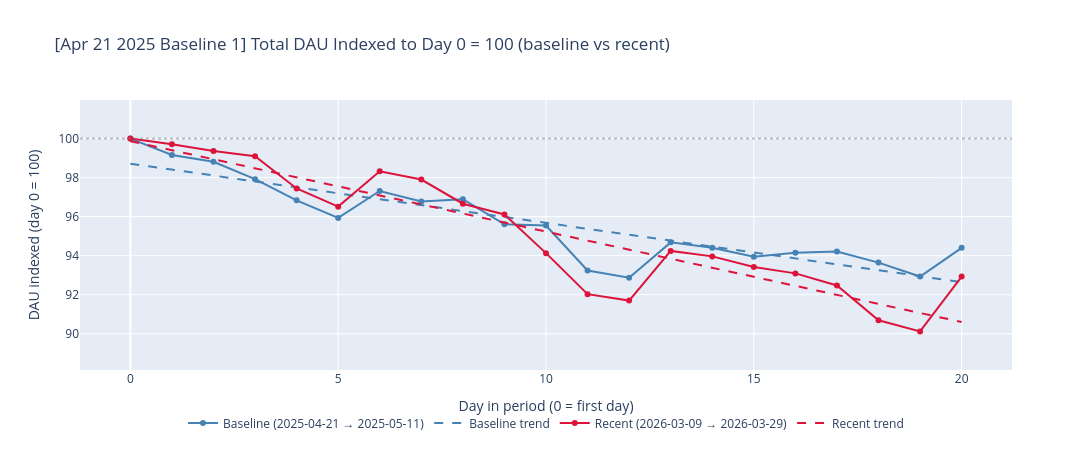
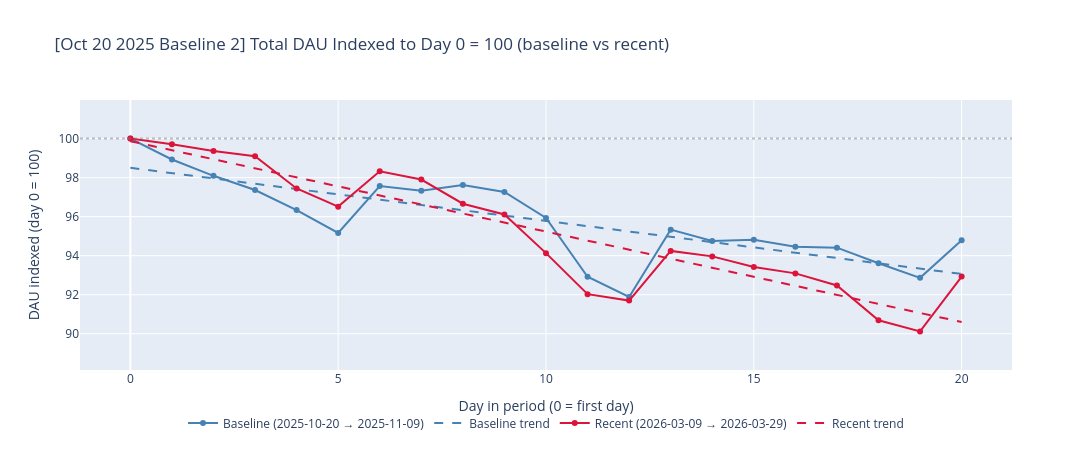

Write notebook code for charts like these, in order.
### Code cell
chart_relative_drop(
    cohort_data=cohort_data_capped,
    total_by_dt=total_by_dt_capped,
    baseline_start=b1_start.strftime('%Y-%m-%d'),
    baseline_end=b1_end.strftime('%Y-%m-%d'),
    recent_start=recent_start.strftime('%Y-%m-%d'),
    recent_end=recent_end.strftime('%Y-%m-%d'),
    label=f'{b1_start.strftime("%b %d %Y")} Baseline 1',
)

chart_relative_drop(
    cohort_data=cohort_data_capped,
    total_by_dt=total_by_dt_capped,
    baseline_start=b2_start.strftime('%Y-%m-%d'),
    baseline_end=b2_end.strftime('%Y-%m-%d'),
    recent_start=recent_start.strftime('%Y-%m-%d'),
    recent_end=recent_end.strftime('%Y-%m-%d'),
    label=f'{b2_start.strftime("%b %d %Y")} Baseline 2',
)

### Figure 1 — Plotly figure (JSON) as saved in the notebook; plotly's stock layout.template omitted (floating-point values rounded to 4 significant figures)
{"data": [{"customdata": [["2025-04-21", "Monday"], ["2025-04-22", "Tuesday"], ["2025-04-23", "Wednesday"], ["2025-04-24", "Thursday"], ["2025-04-25", "Friday"], ["2025-04-26", "Saturday"], ["2025-04-27", "Sunday"], ["2025-04-28", "Monday"], ["2025-04-29", "Tuesday"], ["2025-04-30", "Wednesday"], ["2025-05-01", "Thursday"], ["2025-05-02", "Friday"], ["2025-05-03", "Saturday"], ["2025-05-04", "Sunday"], ["2025-05-05", "Monday"], ["2025-05-06", "Tuesday"], ["2025-05-07", "Wednesday"], ["2025-05-08", "Thursday"], ["2025-05-09", "Friday"], ["2025-05-10", "Saturday"], ["2025-05-11", "Sunday"]], "hovertemplate": "Day %{x}<br>Date: %{customdata[0]}<br>%{customdata[1]}<br>Indexed DAU: %{y:.1f}<extra></extra>", "line": {"color": "steelblue"}, "mode": "lines+markers", "name": "Baseline (2025-04-21 → 2025-05-11)", "type": "scatter", "x": [0, 1, 2, 3, 4, 5, 6, 7, 8, 9, 10, 11, 12, 13, 14, 15, 16, 17, 18, 19, 20], "y": [100.0, 99.16, 98.81, 97.92, 96.83, 95.93, 97.31, 96.77, 96.89, 95.61, 95.55, 93.24, 92.87, 94.68, 94.4, 93.95, 94.15, 94.21, 93.64, 92.93, 94.4]}, {"hoverinfo": "skip", "line": {"color": "steelblue", "dash": "dash", "width": 2}, "mode": "lines", "name": "Baseline trend", "type": "scatter", "x": [0, 1, 2, 3, 4, 5, 6, 7, 8, 9, 10, 11, 12, 13, 14, 15, 16, 17, 18, 19, 20], "y": [98.71, 98.41, 98.11, 97.8, 97.5, 97.2, 96.89, 96.59, 96.29, 95.98, 95.68, 95.38, 95.07, 94.77, 94.47, 94.16, 93.86, 93.56, 93.25, 92.95, 92.65]}, {"customdata": [["2026-03-09", "Monday"], ["2026-03-10", "Tuesday"], ["2026-03-11", "Wednesday"], ["2026-03-12", "Thursday"], ["2026-03-13", "Friday"], ["2026-03-14", "Saturday"], ["2026-03-15", "Sunday"], ["2026-03-16", "Monday"], ["2026-03-17", "Tuesday"], ["2026-03-18", "Wednesday"], ["2026-03-19", "Thursday"], ["2026-03-20", "Friday"], ["2026-03-21", "Saturday"], ["2026-03-22", "Sunday"], ["2026-03-23", "Monday"], ["2026-03-24", "Tuesday"], ["2026-03-25", "Wednesday"], ["2026-03-26", "Thursday"], ["2026-03-27", "Friday"], ["2026-03-28", "Saturday"], ["2026-03-29", "Sunday"]], "hovertemplate": "Day %{x}<br>Date: %{customdata[0]}<br>%{customdata[1]}<br>Indexed DAU: %{y:.1f}<extra></extra>", "line": {"color": "crimson"}, "mode": "lines+markers", "name": "Recent (2026-03-09 → 2026-03-29)", "type": "scatter", "x": [0, 1, 2, 3, 4, 5, 6, 7, 8, 9, 10, 11, 12, 13, 14, 15, 16, 17, 18, 19, 20], "y": [100.0, 99.71, 99.36, 99.09, 97.44, 96.51, 98.32, 97.9, 96.66, 96.11, 94.13, 92.03, 91.7, 94.25, 93.96, 93.42, 93.09, 92.47, 90.69, 90.12, 92.93]}, {"hoverinfo": "skip", "line": {"color": "crimson", "dash": "dash", "width": 2}, "mode": "lines", "name": "Recent trend", "type": "scatter", "x": [0, 1, 2, 3, 4, 5, 6, 7, 8, 9, 10, 11, 12, 13, 14, 15, 16, 17, 18, 19, 20], "y": [99.87, 99.4, 98.94, 98.48, 98.01, 97.55, 97.09, 96.62, 96.16, 95.7, 95.23, 94.77, 94.31, 93.84, 93.38, 92.92, 92.45, 91.99, 91.53, 91.06, 90.6]}], "layout": {"height": 450, "legend": {"orientation": "h", "x": 0.5, "xanchor": "center", "y": -0.25, "yanchor": "bottom"}, "shapes": [{"line": {"color": "grey", "dash": "dot"}, "opacity": 0.5, "type": "line", "x0": 0, "x1": 1, "xref": "x domain", "y0": 100, "y1": 100, "yref": "y"}], "title": {"text": "[Apr 21 2025 Baseline 1] Total DAU Indexed to Day 0 = 100 (baseline vs recent)"}, "width": 1100, "xaxis": {"title": {"text": "Day in period (0 = first day)"}}, "yaxis": {"range": [88.14, 102.0], "title": {"text": "DAU indexed (day 0 = 100)"}}}}

### Figure 2 — Plotly figure (JSON) as saved in the notebook; plotly's stock layout.template omitted (floating-point values rounded to 4 significant figures)
{"data": [{"customdata": [["2025-10-20", "Monday"], ["2025-10-21", "Tuesday"], ["2025-10-22", "Wednesday"], ["2025-10-23", "Thursday"], ["2025-10-24", "Friday"], ["2025-10-25", "Saturday"], ["2025-10-26", "Sunday"], ["2025-10-27", "Monday"], ["2025-10-28", "Tuesday"], ["2025-10-29", "Wednesday"], ["2025-10-30", "Thursday"], ["2025-10-31", "Friday"], ["2025-11-01", "Saturday"], ["2025-11-02", "Sunday"], ["2025-11-03", "Monday"], ["2025-11-04", "Tuesday"], ["2025-11-05", "Wednesday"], ["2025-11-06", "Thursday"], ["2025-11-07", "Friday"], ["2025-11-08", "Saturday"], ["2025-11-09", "Sunday"]], "hovertemplate": "Day %{x}<br>Date: %{customdata[0]}<br>%{customdata[1]}<br>Indexed DAU: %{y:.1f}<extra></extra>", "line": {"color": "steelblue"}, "mode": "lines+markers", "name": "Baseline (2025-10-20 → 2025-11-09)", "type": "scatter", "x": [0, 1, 2, 3, 4, 5, 6, 7, 8, 9, 10, 11, 12, 13, 14, 15, 16, 17, 18, 19, 20], "y": [100.0, 98.93, 98.09, 97.37, 96.34, 95.16, 97.57, 97.33, 97.62, 97.26, 95.93, 92.92, 91.88, 95.33, 94.75, 94.82, 94.46, 94.41, 93.61, 92.86, 94.79]}, {"hoverinfo": "skip", "line": {"color": "steelblue", "dash": "dash", "width": 2}, "mode": "lines", "name": "Baseline trend", "type": "scatter", "x": [0, 1, 2, 3, 4, 5, 6, 7, 8, 9, 10, 11, 12, 13, 14, 15, 16, 17, 18, 19, 20], "y": [98.5, 98.23, 97.96, 97.69, 97.41, 97.14, 96.87, 96.6, 96.33, 96.05, 95.78, 95.51, 95.24, 94.97, 94.7, 94.42, 94.15, 93.88, 93.61, 93.34, 93.06]}, {"customdata": [["2026-03-09", "Monday"], ["2026-03-10", "Tuesday"], ["2026-03-11", "Wednesday"], ["2026-03-12", "Thursday"], ["2026-03-13", "Friday"], ["2026-03-14", "Saturday"], ["2026-03-15", "Sunday"], ["2026-03-16", "Monday"], ["2026-03-17", "Tuesday"], ["2026-03-18", "Wednesday"], ["2026-03-19", "Thursday"], ["2026-03-20", "Friday"], ["2026-03-21", "Saturday"], ["2026-03-22", "Sunday"], ["2026-03-23", "Monday"], ["2026-03-24", "Tuesday"], ["2026-03-25", "Wednesday"], ["2026-03-26", "Thursday"], ["2026-03-27", "Friday"], ["2026-03-28", "Saturday"], ["2026-03-29", "Sunday"]], "hovertemplate": "Day %{x}<br>Date: %{customdata[0]}<br>%{customdata[1]}<br>Indexed DAU: %{y:.1f}<extra></extra>", "line": {"color": "crimson"}, "mode": "lines+markers", "name": "Recent (2026-03-09 → 2026-03-29)", "type": "scatter", "x": [0, 1, 2, 3, 4, 5, 6, 7, 8, 9, 10, 11, 12, 13, 14, 15, 16, 17, 18, 19, 20], "y": [100.0, 99.71, 99.36, 99.09, 97.44, 96.51, 98.32, 97.9, 96.66, 96.11, 94.13, 92.03, 91.7, 94.25, 93.96, 93.42, 93.09, 92.47, 90.69, 90.12, 92.93]}, {"hoverinfo": "skip", "line": {"color": "crimson", "dash": "dash", "width": 2}, "mode": "lines", "name": "Recent trend", "type": "scatter", "x": [0, 1, 2, 3, 4, 5, 6, 7, 8, 9, 10, 11, 12, 13, 14, 15, 16, 17, 18, 19, 20], "y": [99.87, 99.4, 98.94, 98.48, 98.01, 97.55, 97.09, 96.62, 96.16, 95.7, 95.23, 94.77, 94.31, 93.84, 93.38, 92.92, 92.45, 91.99, 91.53, 91.06, 90.6]}], "layout": {"height": 450, "legend": {"orientation": "h", "x": 0.5, "xanchor": "center", "y": -0.25, "yanchor": "bottom"}, "shapes": [{"line": {"color": "grey", "dash": "dot"}, "opacity": 0.5, "type": "line", "x0": 0, "x1": 1, "xref": "x domain", "y0": 100, "y1": 100, "yref": "y"}], "title": {"text": "[Oct 20 2025 Baseline 2] Total DAU Indexed to Day 0 = 100 (baseline vs recent)"}, "width": 1100, "xaxis": {"title": {"text": "Day in period (0 = first day)"}}, "yaxis": {"range": [88.14, 102.0], "title": {"text": "DAU indexed (day 0 = 100)"}}}}
